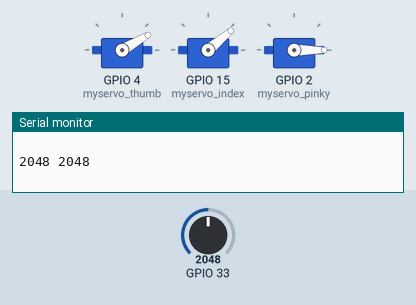
The sketch below on a simulated ESP32. Parts: 3 × servo, the last lines printed to the serial monitor. Inputs (shaded band) come from the test bench; at power-on: GPIO 33 = 2048.

Above: at 1.2 s.
1.3 s: GPIO 33 set to 1061
2.8 s: GPIO 33 set to 964
At 3.5 s:
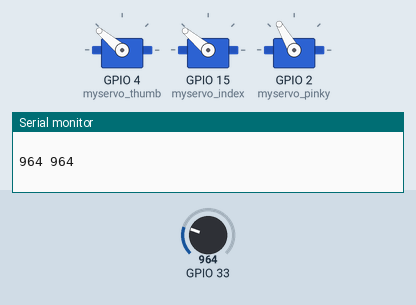
4.3 s: GPIO 33 set to 1040
At 4.7 s:
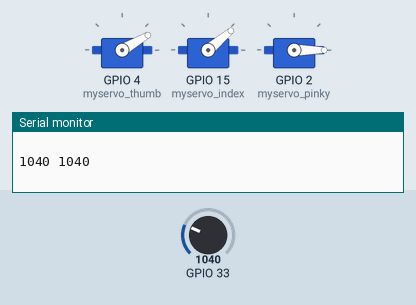
5.8 s: GPIO 33 set to 960
At 7.0 s:
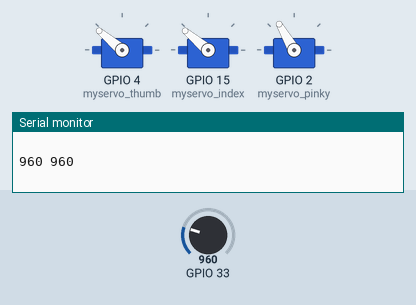
Timing chart, 0 to 8.3 s (numbered marks = the images above; inputs shaded):
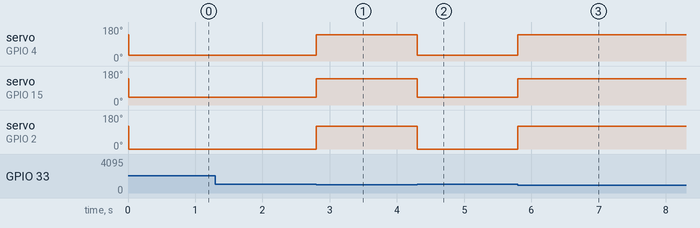

Measured:
- the behaviour switches between 1001 and 1000 on GPIO 33 (found by bisection; images 0 and 1)
- after the input at 2.8 s, servo on GPIO 4 (myservo_thumb): 30° → 140° at once; servo on GPIO 15 (myservo_index): 40° → 140° at once; servo on GPIO 2 (myservo_pinky): 0° → 120° at once
- after the input at 4.3 s, servo on GPIO 4 (myservo_thumb): 140° → 30° at once; servo on GPIO 15 (myservo_index): 140° → 40° at once; servo on GPIO 2 (myservo_pinky): 120° → 0° at once
- after the input at 5.8 s, servo on GPIO 4 (myservo_thumb): 30° → 140° at once; servo on GPIO 15 (myservo_index): 40° → 140° at once; servo on GPIO 2 (myservo_pinky): 0° → 120° at once

The sketch:

EMG_SERVO_MERGED.ino
```cpp
// ADC_Timer_Template


#include "driver/adc.h"
#include "esp_adc_cal.h"
#include <stdint.h>
#include <stdbool.h>
#include "esp_err.h"
#include "sdkconfig.h"
#include "driver/gpio.h"
#include "hal/adc_types.h"

#include <ESP32Servo.h>


uint16_t adcFiltered;
uint16_t adcRawVal;

volatile int interruptCounter;

hw_timer_t * timer = NULL;
portMUX_TYPE timerMux = portMUX_INITIALIZER_UNLOCKED;


Servo myservo_thumb;  // create servo object to control a servo
Servo myservo_index;
Servo myservo_pinky;

// twelve servo objects can be created on most boards

char pos_thumb = 0;    // variable to store the servo position
char pos_index = 0;
char pos_pinky = 0;


void IRAM_ATTR onTimer() {     //compiler pace IRAM_ATTR to compile in Internal RAM.
  //enter internal service routine for timer interrupt
  portENTER_CRITICAL_ISR(&timerMux);
  interruptCounter++;

  //exit internal service routine
  portEXIT_CRITICAL_ISR(&timerMux);

}

void setup() {
  Serial.begin(115200);
  adc_power_acquire();
  adc1_config_channel_atten(ADC1_CHANNEL_5, ADC_ATTEN_DB_11);


  timer = timerBegin(0, 80, true);  // every 1 seconds timer is triggered
  timerAttachInterrupt(timer, &onTimer, true);
  timerAlarmWrite(timer, 10000, true);  //divide by 1000.
  timerAlarmEnable(timer);

  myservo_thumb.attach(4);  // attaches the servo on pin GPIO 15 to the servo object
  myservo_index.attach(15);
  myservo_pinky.attach(2);

}

void TriggerADC() {
  adcRawVal = adc1_get_raw(ADC1_CHANNEL_5);
  adcFiltered = adcRawVal;

  Serial.printf("%d %d\n ", adcRawVal, adcFiltered );
  Serial.print("\n");

}

void loop() {
  if (interruptCounter > 0) {

    portENTER_CRITICAL(&timerMux);
    interruptCounter--;
    portEXIT_CRITICAL(&timerMux);

    TriggerADC();
  }
  if (adcRawVal > 1000) {
    myservo_thumb.write(30);
    myservo_index.write(40);
    myservo_pinky.write(0);
  }
  else {
    myservo_thumb.write(140);
    myservo_index.write(140);
    myservo_pinky.write(120);


  }
}
```
